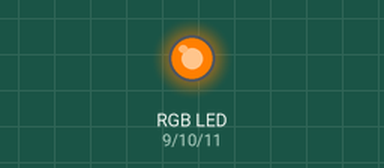
Recording of a sketch running on a simulated Arduino Uno, built with avr-gcc and run on an emulated ATmega328P. On the bench: an RGB LED mixed from three pins (HIGH = lit).

Above: at 0.1 s.
Timing chart, 0 to 1.6 s (numbered marks = the images above):
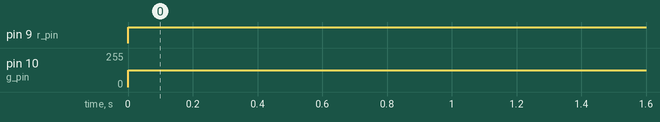

The sketch:

rgb.ino
```cpp
/***

回路:
   D9 --- R220 --- LED_R
  D10 --- R220 --- LED_G
  D11 --- R220 --- LED_B
  LEDカソード --- GND

***/

const int r_pin = 9;
const int g_pin = 10;
const int b_pin = 11;

void setup() {
	pinMode(r_pin, OUTPUT);
	pinMode(g_pin, OUTPUT);
	pinMode(b_pin, OUTPUT);
}

void loop() {
	analogWrite(r_pin, 255);
	analogWrite(g_pin, 127);
	analogWrite(b_pin, 0);
}
```

Measured:
- by itself, pin 9 (r_pin): LOW → HIGH at 0.00 s
- by itself, pin 10 (g_pin): 0/255 → 127/255 at 0.00 s
